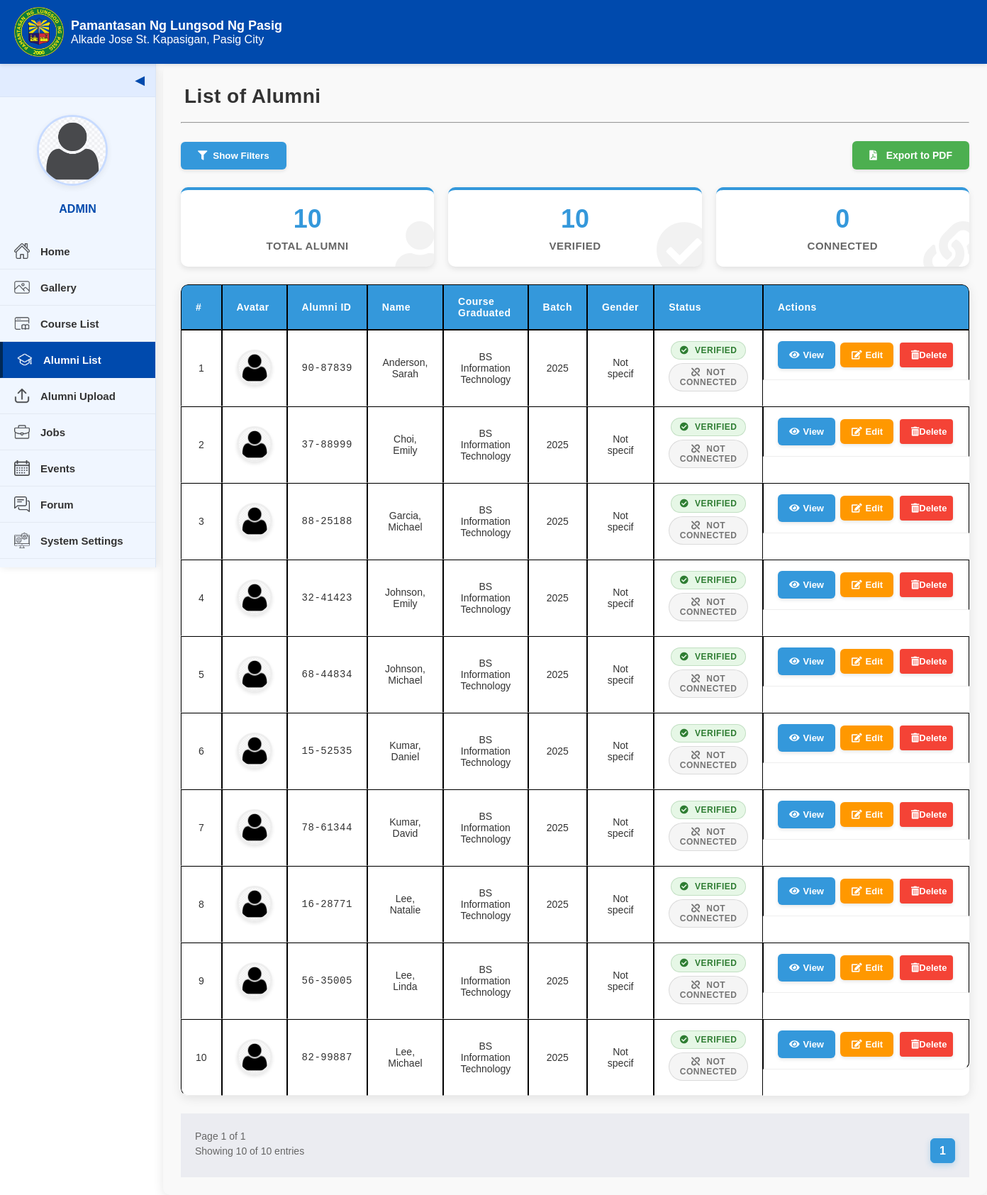
Page /admin-alumni-list.php on the committed database.
### tables this page shows
CREATE TABLE `alumnus_bio` (
  `alumni_id` varchar(20) NOT NULL,
  `firstname` varchar(200) NOT NULL,
  `middlename` varchar(200) NOT NULL,
  `lastname` varchar(200) NOT NULL,
  `gender` varchar(10) NOT NULL,
  `batch` year(4) NOT NULL,
  `course_id` int(30) NOT NULL,
  `email` varchar(250) NOT NULL,
  `connected_to` tinyint(1) NOT NULL,
  `avatar` text NOT NULL,
  `status` tinyint(1) NOT NULL DEFAULT 0 COMMENT '0= Unverified, 1= Verified',
  `date_created` date NOT NULL DEFAULT current_timestamp()
);

CREATE TABLE `courses` (
  `id` int(30) NOT NULL,
  `course` text NOT NULL,
  `about` text NOT NULL
);

### admin-alumni-list.php (the view, shortened to what this page needs)
<?php
include 'admin/db_connect.php';
$page = isset($_GET['page']) ? intval($_GET['page']) : 1;
$items_per_page = 10;
$offset = ($page - 1) * $items_per_page;
$filter_conditions = [];
$params = [];
$where_clause = count($filter_conditions) > 0 ? " WHERE " . implode(" AND ", $filter_conditions) : "";
$count_query = "SELECT COUNT(*) as total FROM alumnus_bio a LEFT JOIN courses c ON a.course_id = c.id" . $where_clause;
$stmt_count = $conn->prepare($count_query);
$stmt_count->execute();
$count_result = $stmt_count->get_result();
$count_row = $count_result->fetch_assoc();
$total_records = $count_row['total'];
$total_pages = ceil($total_records / $items_per_page);
$alumni_query = "SELECT a.*, c.course as course_name FROM alumnus_bio a
                LEFT JOIN courses c ON a.course_id = c.id" .
                $where_clause .
                " ORDER BY a.lastname ASC LIMIT ?, ?";
$stmt = $conn->prepare($alumni_query);
if (count($params) > 0) {
    $params[] = $offset;
    $params[] = $items_per_page;
    $types = str_repeat('s', count($params) - 2) . 'ii';
    $stmt->bind_param($types, ...$params);
} else {
    $stmt->bind_param("ii", $offset, $items_per_page);
}
$stmt->execute();
$alumni_result = $stmt->get_result();
$verified_query = "SELECT COUNT(*) as verified FROM alumnus_bio WHERE status = 1";
$verified_result = $conn->query($verified_query);
$verified_row = $verified_result->fetch_assoc();
$verified_count = $verified_row['verified'];
$connected_query = "SELECT COUNT(*) as connected FROM alumnus_bio WHERE connected_to = 1";
$connected_result = $conn->query($connected_query);
$connected_row = $connected_result->fetch_assoc();
$connected_count = $connected_row['connected'];
function build_query_params($exclude = []) {
    $params = $_GET;
    foreach ($exclude as $param) {
        unset($params[$param]);
    }
    return http_build_query($params);
}
?>
<!DOCTYPE html>
<html lang="en">
<head>
    <link rel="stylesheet" href="style.css">
    <link rel="stylesheet" href="admin-alumni-list.css">
    <link rel="stylesheet" href="https://cdnjs.cloudflare.com/ajax/libs/font-awesome/5.15.4/css/all.min.css">
</head>
<body>
    <div class="interface-header">
        <img src="images/logo.png" alt="PLP Logo" class="logo-interface">
        <div class="text">
            <div class="school-name">Pamantasan Ng Lungsod Ng Pasig</div>
            <p class="p-size">Alkade Jose St. Kapasigan, Pasig City</p>
        </div>
    </div>
    <div id="al-content">
        <div class="sidebar" id="sidebar">
            <div class="toggle-btn" onclick="toggleSidebar()">&#x25C0;</div>
            <div class="sidebar-content">
                <div class="profile-section">
                    <a class="profile-pic">
                        <img src="images/avatar.png" alt="Profile Picture">
                    </a>
                    <div class="profile-name">ADMIN</div>
                </div>
                <a href="admin-home.php"><img src="images/home.png" alt="Home"><span>Home</span></a>
                <a href="admin-gallery.php"><img src="images/gallery.png" alt="Gallery"><span>Gallery</span></a>
                <a href="admin-course-list.php"><img src="images/course-list.png" alt="Course List"><span>Course List</span></a>
                <a href="admin-alumni-list.php" class="active"><img src="images/alumni_list.png" alt="Alumni List"><span>Alumni List</span></a>
                <a href="admin-alumni-upload.php"><img src="images/upload.png" alt="Alumni Upload"><span>Alumni Upload</span></a>
                <a href="admin-job.php"><img src="images/jobs.png" alt="Jobs"><span>Jobs</span></a>
                <a href="admin-event.php"><img src="images/calendar.png" alt="Events"><span>Events</span></a>
                <a href="admin-forums.php"><img src="images/forums.png" alt="Forum"><span>Forum</span></a>
                <a href="admin-system-setting.php"><img src="images/settings.png" alt="System Settings"><span>System Settings</span></a>
                <a href="landing.php"><img src="images/log-out.png" alt="Log Out"><span>Log Out</span></a>
            </div>
        </div>
        <div class="al-main-content">
            <header>List of Alumni</header>
            <hr>
            <div class="filter-container">
                <button id="toggle-filters" class="toggle-filters-btn">Show Filters</button>
                <a href="export_alumni_pdf.php?<?php echo build_query_params([]); ?>" target="_blank" class="export-pdf-btn">
                    <i class="fas fa-file-pdf"></i> Export to PDF
                </a>
            </div>
            <div class="alumni-stats">
                <div class="stat-box">
                    <span class="stat-number"><?php echo $total_records; ?></span>
                    <span class="stat-label">Total Alumni</span>
                </div>
                <div class="stat-box">
                    <span class="stat-number"><?php echo $verified_count; ?></span>
                    <span class="stat-label">Verified</span>
                </div>
                <div class="stat-box">
                    <span class="stat-number"><?php echo $connected_count; ?></span>
                    <span class="stat-label">Connected</span>
                </div>
            </div>
            <div class="table-alist">
                <table>
                    <tr>
                        <th>#</th>
                        <th>Avatar</th>
                        <th>Alumni ID</th>
                        <th>Name</th>
                        <th>Course Graduated</th>
                        <th>Batch</th>
                        <th>Gender</th>
                        <th>Status</th>
                        <th>Actions</th>
                    </tr>
                    <?php
                    if($alumni_result->num_rows > 0):
                        $count = $offset + 1;
                        while($row = $alumni_result->fetch_assoc()):
                            $avatar = !empty($row['avatar']) ? $row['avatar'] : 'images/avatar.png';
                            $status_badge = $row['status'] == 1 ? 'verified' : 'unverified';
                            $connection_badge = $row['connected_to'] == 1 ? 'connected' : 'not-connected';
                    ?>
                    <tr>
                        <td><?php echo $count++; ?></td>
                        <td class="avatar-cell">
                            <img src="<?php echo $avatar; ?>" alt="Avatar" class="alumni-avatar">
                        </td>
                        <td><?php echo htmlspecialchars($row['alumni_id']); ?></td>
                        <td><?php echo htmlspecialchars($row['lastname'] . ', ' . $row['firstname'] . ' ' . $row['middlename']); ?></td>
                        <td><?php echo htmlspecialchars($row['course_name']); ?></td>
                        <td><?php echo htmlspecialchars($row['batch']); ?></td>
                        <td><?php echo htmlspecialchars($row['gender']); ?></td>
                        <td>
                            <span class="status-badge <?php echo $status_badge; ?>">
                                <?php echo $status_badge; ?>
                            </span>
                            <span class="status-badge <?php echo $connection_badge; ?>">
                                <?php echo str_replace('-', ' ', $connection_badge); ?>
                            </span>
                        </td>
                        <td class="action-buttons">
                            <a href="view_alumni.php?id=<?php echo $row['alumni_id']; ?>" class="btn-view">View</a>
                            <a href="edit_alumni.php?id=<?php echo $row['alumni_id']; ?>" class="btn-edit">Edit</a>
                            <button type="button" class="btn-delete" onclick="confirmDelete('<?php echo $row['alumni_id']; ?>')">Delete</button>
                        </td>
                    </tr>
                    <?php
                        endwhile;
                    endif; ?>
                </table>
            </div>
            <div class="list-foot">
                <div class="pagination-info">
                    <span>Page <?php echo $page; ?> of <?php echo max(1, $total_pages); ?></span>
                    <span>Showing <?php echo min($total_records, $items_per_page); ?> of <?php echo $total_records; ?> entries</span>
                </div>
                <div class="pagination">
                    <?php
                    $start_page = max(1, $page - 2);
                    $end_page = min(max(1, $total_pages), $start_page + 4);
                    for($i = $start_page; $i <= $end_page; $i++):
                    ?>
                        <a href="?page=<?php echo $i; ?>&<?php echo build_query_params(['page']); ?>" class="page-link <?php echo ($i == $page) ? 'active' : ''; ?>"><?php echo $i; ?></a>
                    <?php endfor; ?>
                </div>
            </div>
        </div>
    </div>
</body>
</html>

### style.css (style rules this page uses)
* { margin: 0; padding: 0; box-sizing: border-box; overscroll-behavior: none; }
body { font-family: Arial, sans-serif; background-color: #ffffff; }
.text { display: flex; flex-direction: column; }
.school-name { font-size: 18px; color: #003366; font-weight: bold; }
.interface-header { background-color: #004aad; color: white; padding: 10px 20px; display: flex; align-items: center; position: fixed; top: 0; left: 0; width: 100%; z-index: 100; box-shadow: 0 2px 5px rgba(0, 0, 0, 0.1); height: 90px; }
.interface-header .school-name { color: white; }
.logo-interface { height: 70px; margin-right: 10px; }
.sidebar { background-color: #f0f6ff; width: 220px; height: calc(100vh - 90px); position: fixed; top: 90px; left: 0; display: flex; flex-direction: column; transition: all 0.3s ease; z-index: 5; overflow: hidden; box-shadow: 2px 0 10px rgba(0, 0, 0, 0.1); border-right: 1px solid #d9e5f6; }
.sidebar-content { width: 100%; display: flex; flex-direction: column; align-items: center; max-height: calc(100vh - 90px); overflow-y: auto; padding: 0 0 20px 0; -ms-overflow-style: none; scrollbar-width: none; }
.profile-section { display: flex; flex-direction: column; align-items: center; margin: 25px 0; padding: 0 10px; width: 100%; }
.profile-pic { position: relative; margin-bottom: 15px; text-align: center; width: 100%; }
.profile-pic img { width: 100px; height: 100px; border-radius: 50%; cursor: pointer; object-fit: cover; border: 3px solid #b7d0ff; transition: all 0.3s ease; box-shadow: 0 3px 10px rgba(0, 0, 0, 0.1); }
.profile-name { margin-top: 5px; font-size: 16px; font-weight: bold; color: #004aad; text-align: center; transition: all 0.3s ease; }
.toggle-btn { background-color: #e1ecff; color: #004aad; width: 100%; text-align: right; padding: 12px 15px; cursor: pointer; font-size: 18px; border-bottom: 1px solid #d9e5f6; transition: all 0.3s ease; }
.sidebar-content a { display: flex; align-items: center; width: 100%; color: #333; text-decoration: none; padding: 14px 20px; font-weight: bold; transition: all 0.3s ease; border-bottom: 1px solid rgba(0, 0, 0, 0.05); }
.profile-section .profile-pic { display: block; width: 100%; padding: 0; margin-bottom: 15px; text-align: center; border-bottom: none; }
.sidebar-content .profile-section a.profile-pic { display: block; text-align: center; padding: 0; border-bottom: none; width: 100%; }
.sidebar-content a img { width: 22px; height: 22px; margin-right: 15px; transition: all 0.3s ease; opacity: 0.7; }
.sidebar-content a span { transition: all 0.3s ease; font-size: 15px; }
.sidebar-content a.active { background-color: #004aad; color: white; border-left: 4px solid #002855; }
.sidebar-content a.active img { filter: brightness(0) invert(1); opacity: 1; }
.sidebar:not(.collapsed) .profile-pic img { width: 100px; height: 100px; border-width: 3px; }
.export-pdf-btn { display: inline-block; background-color: #e74c3c; color: white; padding: 8px 12px; border-radius: 4px; text-decoration: none; margin-left: 10px; font-size: 14px; transition: background-color 0.3s; }
.export-pdf-btn i { margin-right: 5px; }
#al-content { display: flex; position: relative; }
.al-main-content { flex-grow: 1; padding: 20px; background-color: white; margin-left: 230px; margin-top: 90px; }
.al-main-content header { font-size: 26px; padding: 5px; font-weight: bold; margin-bottom: 10px; }
.table-alist table { width: 100%; border-collapse: collapse; }
.table-alist th, .table-alist td { border: 1px solid black; padding: 8px; text-align: center; }
.table-alist button, .btn-edit { width: 75px; height: 35px; border: none; color: white; font-weight: bold; cursor: pointer; border-radius: 4px; margin: 2px; text-align: center; display: inline-block; }
.btn-edit { background-color: #ffc107; color: black; text-decoration: none; line-height: 35px; }
.btn-delete { background-color: #dc3545; }
.list-foot { background: #ebecf1; padding: 20px; }
table { width: 100%; border-collapse: collapse; background: white; }
table th, table td { border: 1px solid #ccc; padding: 10px; text-align: center; }
table th { background-color: #d9e5f6; }
table img { width: 80px; height: 80px; object-fit: cover; }
.pagination { display: flex; justify-content: center; align-items: center; margin-top: 15px; gap: 10px; }

### rows in the picture
alumnus_bio: avatar (placeholder picture), alumni_id "90-87839", lastname+firstname+middlename "Anderson, Sarah", course.course "BS Information Technology", batch "2025", gender "Not specif", status "VERIFIED", connected_to "NOT CONNECTED"
alumnus_bio: avatar (placeholder picture), alumni_id "37-88999", lastname+firstname+middlename "Choi, Emily", course.course "BS Information Technology", batch "2025", gender "Not specif", status "VERIFIED", connected_to "NOT CONNECTED"
alumnus_bio: avatar (placeholder picture), alumni_id "88-25188", lastname+firstname+middlename "Garcia, Michael", course.course "BS Information Technology", batch "2025", gender "Not specif", status "VERIFIED", connected_to "NOT CONNECTED"
alumnus_bio: avatar (placeholder picture), alumni_id "32-41423", lastname+firstname+middlename "Johnson, Emily", course.course "BS Information Technology", batch "2025", gender "Not specif", status "VERIFIED", connected_to "NOT CONNECTED"
alumnus_bio: avatar (placeholder picture), alumni_id "68-44834", lastname+firstname+middlename "Johnson, Michael", course.course "BS Information Technology", batch "2025", gender "Not specif", status "VERIFIED", connected_to "NOT CONNECTED"
alumnus_bio: avatar (placeholder picture), alumni_id "15-52535", lastname+firstname+middlename "Kumar, Daniel", course.course "BS Information Technology", batch "2025", gender "Not specif", status "VERIFIED", connected_to "NOT CONNECTED"
alumnus_bio: avatar (placeholder picture), alumni_id "78-61344", lastname+firstname+middlename "Kumar, David", course.course "BS Information Technology", batch "2025", gender "Not specif", status "VERIFIED", connected_to "NOT CONNECTED"
alumnus_bio: avatar (placeholder picture), alumni_id "16-28771", lastname+firstname+middlename "Lee, Natalie", course.course "BS Information Technology", batch "2025", gender "Not specif", status "VERIFIED", connected_to "NOT CONNECTED"
alumnus_bio: avatar (placeholder picture), alumni_id "56-35005", lastname+firstname+middlename "Lee, Linda", course.course "BS Information Technology", batch "2025", gender "Not specif", status "VERIFIED", connected_to "NOT CONNECTED"
alumnus_bio: avatar (placeholder picture), alumni_id "82-99887", lastname+firstname+middlename "Lee, Michael", course.course "BS Information Technology", batch "2025", gender "Not specif", status "VERIFIED", connected_to "NOT CONNECTED"

### other values in the picture
$total_records "10"
$verified_count "10"
$connected_count "0"
$page "1"
max(1, $total_pages) "1"
min($total_records, $items_per_page) "10"
